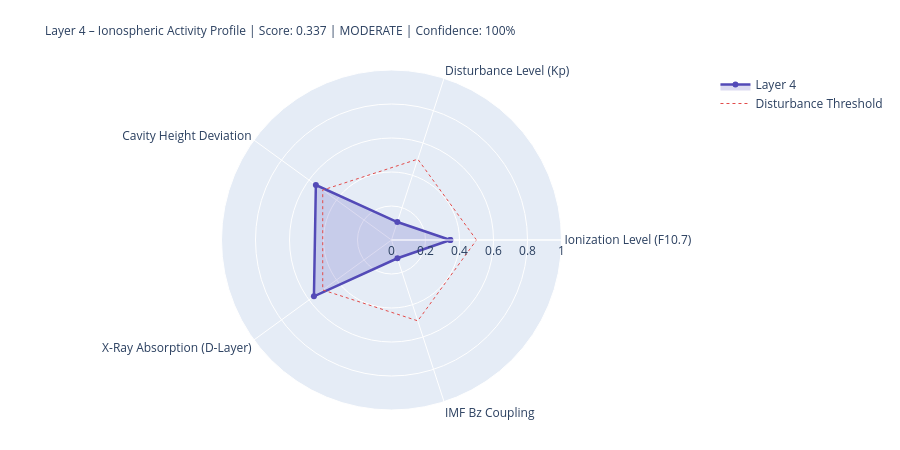

The notebook cell this image was saved under:
### Markdown cell above
---
## 4. State Assessment & Handoff to Layer 5

### Code cell
# ============================================================
# LAYER-4-SCORE
# ============================================================

COMPONENTS = {
    'Ionization Level (F10.7)':    {'score': ioniz,       'source': 'primary' if f107_now else 'from_layer0', 'dynamic': True},
    'Disturbance Level (Kp)':          {'score': disturb,     'source': 'primary' if kp_now   else 'from_layer0', 'dynamic': True},
    'Cavity Height Deviation':    {'score': h_dev,       'source': 'derived',                                'dynamic': True},
    'X-Ray Absorption (D-Layer)':{'score': xray_ioniz,  'source': 'primary' if xray_now else 'missing',     'dynamic': True},
    'IMF Bz Coupling':             {'score': bz_coupling, 'source': 'primary' if bz_now   else 'from_layer0', 'dynamic': True},
}

available    = {k: v['score'] for k, v in COMPONENTS.items() if v['score'] is not None}
unavailable  = [k for k, v in COMPONENTS.items() if v['score'] is None]
layer4_score = round(sum(available.values()) / len(available), 4) if available else None
confidence   = round(len(available) / len(COMPONENTS), 2)
level = ('unknown' if layer4_score is None
         else 'quiet'   if layer4_score < 0.3
         else 'moderate' if layer4_score < 0.6
         else 'active')
dominant_l4 = max(available, key=available.get) if available else 'none'

# Resonance delta for Schumann SR-1
sr1_ref = schumann_freq(1, 80.0)
sr1_now = schumann_freq(1, h_eff)
sr1_delta_mhz = (sr1_now - sr1_ref) * 1000

# Propagation conditions
prop_cond = ('disturbed'   if kp_val > 4
             else 'unsettled' if kp_val > 2
             else 'normal')
if xray_class in ['X', 'M']:
    prop_cond = 'Radio-Blackout moeglich'

W = 68
print('=' * W)
print('LAYER 4 – IONOSPHERE – STATE ASSESSMENT')
print('=' * W)
for name, comp in COMPONENTS.items():
    s = comp['score']
    if s is not None:
        bar = '█' * int(s * 20) + '░' * (20 - int(s * 20))
        print(f'  {name:<36} {bar}  {s:.3f}  [{comp["source"]}]')
    else:
        print(f'  {name:<36} {"─" * 20}  n/a   [missing]')
print('-' * W)
print(f'  Score:          {layer4_score:.3f}  ({len(available)}/{len(COMPONENTS)} components)')
print(f'  Confidence:     {confidence:.0%}')
print(f'  Level:          {level.upper()}')
print(f'  Dominant:       {dominant_l4}')
print(f'  Cavity height:  {h_eff:.1f} km  (Ref: 80.0 km)')
print(f'  SR-1:           {sr1_now:.3f} Hz  (Δ {sr1_delta_mhz:+.1f} mHz vs. ref)')
print(f'  Propagation:    {prop_cond}')
print(f'  X-Ray:          {xray_class}-class  ({xray_now:.2e} W/m²)' if xray_now else '  X-Ray:          n/a')
print('=' * W)

# Radar
cats   = list(available.keys())
vals_r = list(available.values())
if len(cats) >= 3:
    fig = go.Figure()
    fig.add_trace(go.Scatterpolar(
        r=vals_r + [vals_r[0]], theta=cats + [cats[0]],
        fill='toself', fillcolor='rgba(83,74,183,0.20)',
        line=dict(color='#534AB7', width=2.5), name='Layer 4'
    ))
    fig.add_trace(go.Scatterpolar(
        r=[0.5] * (len(cats)+1), theta=cats + [cats[0]],
        line=dict(color='#E24B4A', dash='dot', width=1),
        mode='lines', name='Disturbance Threshold'
    ))
    fig.update_layout(
        title=dict(
            text=f'Layer 4 – Ionospheric Activity Profile | Score: {layer4_score:.3f} | {level.upper()} | Confidence: {confidence:.0%}',
            font=dict(size=12)
        ),
        polar=dict(radialaxis=dict(visible=True, range=[0, 1])),
        height=450, showlegend=True,
        margin=dict(l=80, r=80, t=70, b=40)
    )
    fig.show()

### Figure 1 — Plotly figure (JSON) as saved in the notebook; plotly's stock layout.template omitted (floating-point values rounded to 4 significant figures)
{"data": [{"fill": "toself", "fillcolor": "rgba(83,74,183,0.20)", "line": {"color": "#534AB7", "width": 2.5}, "name": "Layer 4", "r": [0.346, 0.111, 0.55, 0.564, 0.113, 0.346], "theta": ["Ionization Level (F10.7)", "Disturbance Level (Kp)", "Cavity Height Deviation", "X-Ray Absorption (D-Layer)", "IMF Bz Coupling", "Ionization Level (F10.7)"], "type": "scatterpolar"}, {"line": {"color": "#E24B4A", "dash": "dot", "width": 1}, "mode": "lines", "name": "Disturbance Threshold", "r": [0.5, 0.5, 0.5, 0.5, 0.5, 0.5], "theta": ["Ionization Level (F10.7)", "Disturbance Level (Kp)", "Cavity Height Deviation", "X-Ray Absorption (D-Layer)", "IMF Bz Coupling", "Ionization Level (F10.7)"], "type": "scatterpolar"}], "layout": {"height": 450, "margin": {"b": 40, "l": 80, "r": 80, "t": 70}, "polar": {"radialaxis": {"range": [0, 1], "visible": true}}, "showlegend": true, "title": {"font": {"size": 12}, "text": "Layer 4 – Ionospheric Activity Profile | Score: 0.337 | MODERATE | Confidence: 100%"}}}
